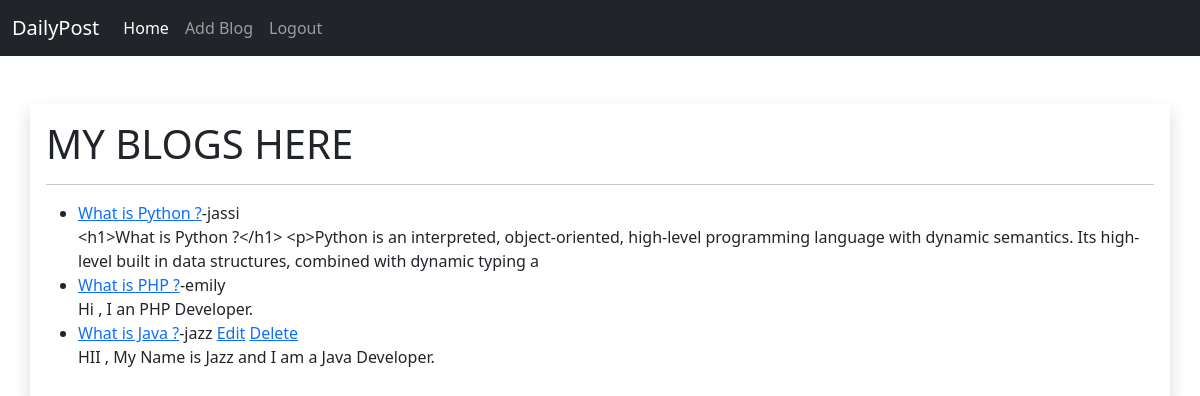
Screenshot of / (signed in) with the database file from the repository.
### app/models.py (models this page shows, shortened)
class Blog(models.Model):
    title = models.CharField(max_length=255)
    author = models.ForeignKey(User, on_delete=models.CASCADE)
    content = models.TextField()
    created_at = models.DateTimeField(auto_now_add=True)

### app/views.py (the view)
# urls.py: 2. Add a URL to urlpatterns:  path('', Home.as_view(), name='home')
class Home(ListView):
    model = Blog
    template_name = "index/home.html"
    ordering = ['-id']

### app/templates/index/home.html (shortened to what this page needs)
{% extends 'base/base.html' %}
{% block content %}
<div class="container col-lg-12 shadow p-3 mx-auto mt-5">
    <h1>MY BLOGS HERE </h1>
    <hr>
    <div class="row">
        <div class="col-lg-12 mx-auto">
            <form  method="POST">
                <ul>
                {% for post in object_list %}
                <li><a href="{% url 'blogdetail' post.pk %}">{{post.title}}</a>-{{post.author}}
                    {% if user.is_authenticated %}
                        {% if user.id == post.author.id %}
                            <a href="{% url 'edit' post.pk %}">Edit</a>
                            <a href="{% url 'delete' post.pk %}">Delete</a>
                        {% endif %}
                     {% endif %}
                     <br>
                     {{post.content | slice:":200"}}<br></li>
                     {% endfor %}
            </ul>
            </form>
        </div>
    </div>
</div>
{% endblock content %}

### rows the page displays
Blog: title "What is Python ?", author "jassi", content "<h1>What is Python ?</h1> <p>Python is an interpreted, object-oriented, high-level programming language with dynamic semantics. Its high-level built in data structures, combined with dynamic typing a"
Blog: title "What is PHP ?", author "emily", content "Hi , I an PHP Developer."
Blog: title "What is Java ?", author "jazz", shows "Edit", content "HII , My Name is Jazz and I am a Java Developer."
